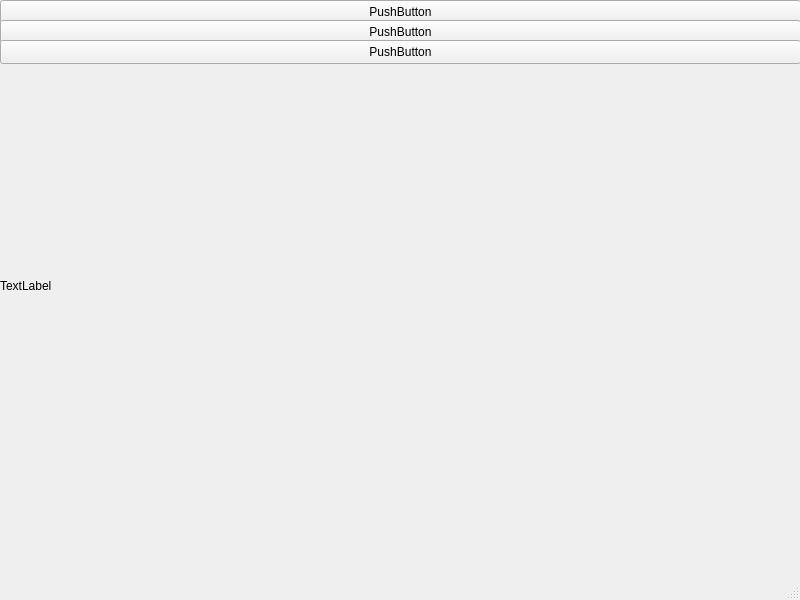
<?xml version="1.0" encoding="UTF-8"?>
<ui version="4.0">
 <class>MainWindow</class>
 <widget class="QMainWindow" name="MainWindow">
  <property name="geometry">
   <rect>
    <x>0</x>
    <y>0</y>
    <width>800</width>
    <height>600</height>
   </rect>
  </property>
  <property name="windowTitle">
   <string>MainWindow</string>
  </property>
  <widget class="QWidget" name="centralwidget">
   <widget class="QLabel" name="imageLabel">
    <property name="geometry">
     <rect>
      <x>0</x>
      <y>110</y>
      <width>761</width>
      <height>351</height>
     </rect>
    </property>
    <property name="text">
     <string>TextLabel</string>
    </property>
   </widget>
   <widget class="QPushButton" name="openImageButton">
    <property name="geometry">
     <rect>
      <x>0</x>
      <y>0</y>
      <width>801</width>
      <height>24</height>
     </rect>
    </property>
    <property name="text">
     <string>PushButton</string>
    </property>
   </widget>
   <widget class="QPushButton" name="convolutionButton">
    <property name="geometry">
     <rect>
      <x>0</x>
      <y>20</y>
      <width>801</width>
      <height>24</height>
     </rect>
    </property>
    <property name="text">
     <string>PushButton</string>
    </property>
   </widget>
   <widget class="QPushButton" name="sharpeningButton">
    <property name="geometry">
     <rect>
      <x>0</x>
      <y>40</y>
      <width>801</width>
      <height>24</height>
     </rect>
    </property>
    <property name="text">
     <string>PushButton</string>
    </property>
   </widget>
  </widget>
  <widget class="QMenuBar" name="menubar">
   <property name="geometry">
    <rect>
     <x>0</x>
     <y>0</y>
     <width>800</width>
     <height>22</height>
    </rect>
   </property>
  </widget>
  <widget class="QStatusBar" name="statusbar"/>
 </widget>
 <resources/>
 <connections/>
</ui>
